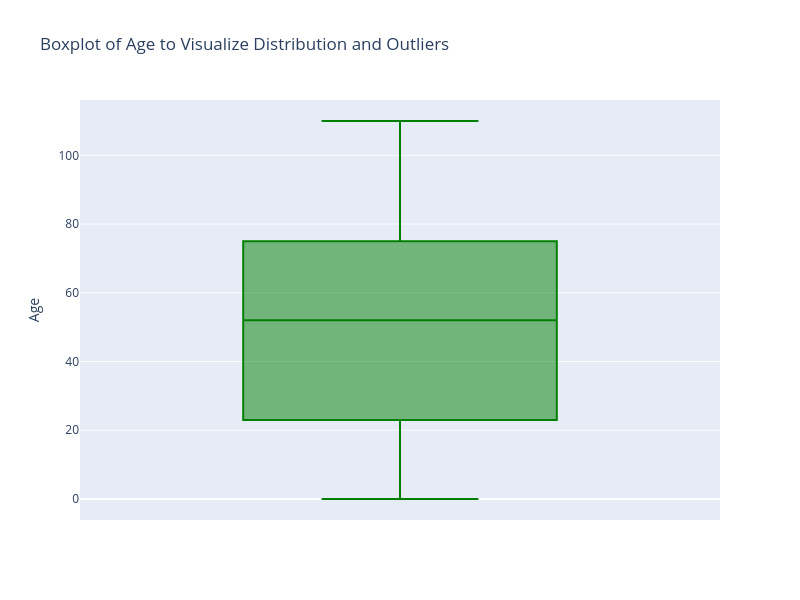
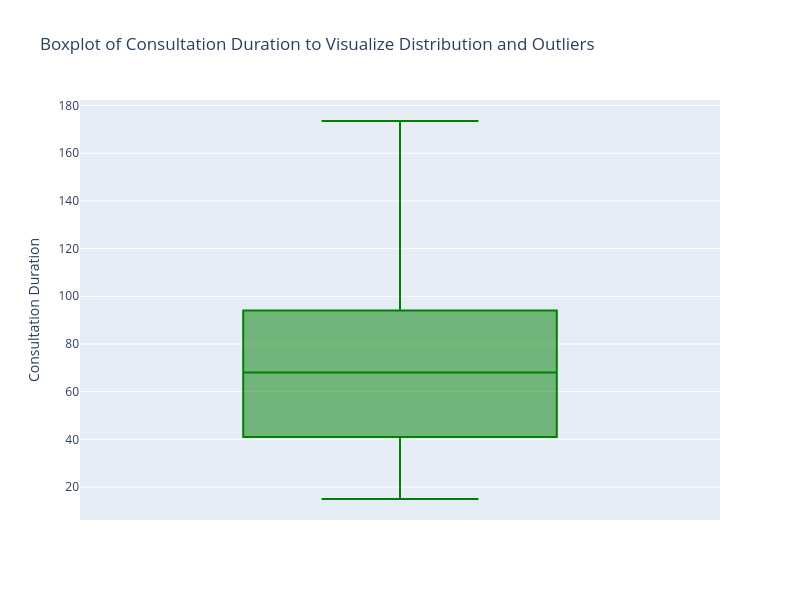
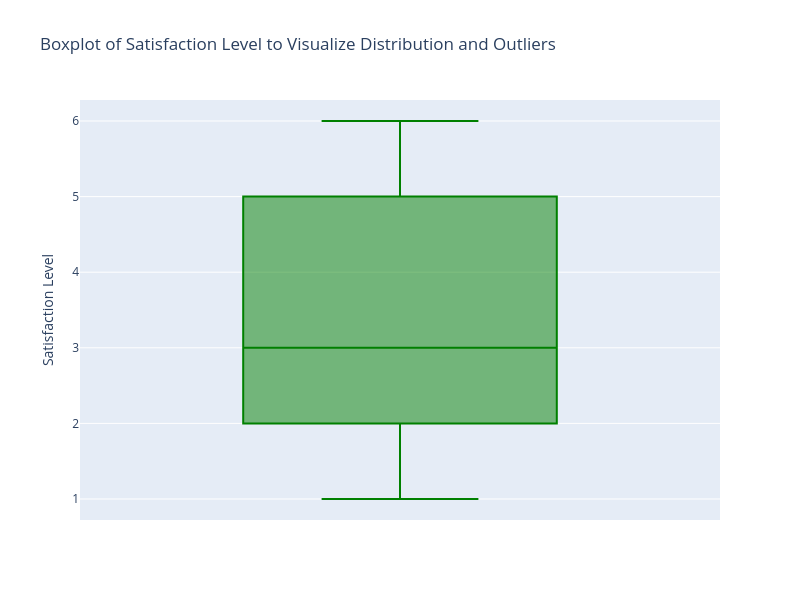
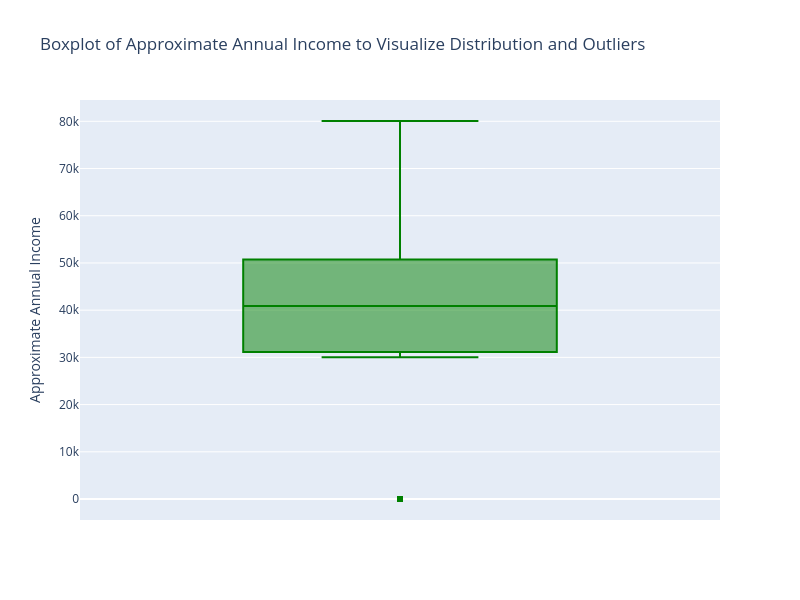

These figures' notebook cell, in order:
### Code cell
import plotly.express as px

# List of numerical columns to visualize
numerical_cols = ['Age', 'Consultation Duration', 'Satisfaction Level', 'Approximate Annual Income', 'Consultation Price', 'Insurance Coverage']

# Loop through each numerical column to create individual boxplots
for col in numerical_cols:
    fig = px.box(df, 
                 y=col,  # Only one column per plot
                 title=f"Boxplot of {col} to Visualize Distribution and Outliers",
                 labels={col: col},  # Labels for the columns
                 color_discrete_sequence=['green'],  # Set the boxplot color to green
                 width=800,  # Width of the plot
                 height=600)  # Height of the plot
    fig.show()

### Figure 1 — Plotly figure (JSON) as saved in the notebook; plotly's stock layout.template omitted (floating-point values rounded to 4 significant figures; data arrays with more than 128 entries replaced by an {"elided": "..."} marker saying what was removed)
{"data": [{"alignmentgroup": "True", "hovertemplate": "Age=%{y}<extra></extra>", "legendgroup": "", "marker": {"color": "green"}, "name": "", "notched": false, "offsetgroup": "", "orientation": "v", "showlegend": false, "type": "box", "x0": " ", "xaxis": "x", "y": {"elided": "10000 int values"}, "y0": " ", "yaxis": "y"}], "layout": {"boxmode": "group", "height": 600, "legend": {"tracegroupgap": 0}, "title": {"text": "Boxplot of Age to Visualize Distribution and Outliers"}, "width": 800, "xaxis": {"anchor": "y", "domain": [0, 1]}, "yaxis": {"anchor": "x", "domain": [0, 1], "title": {"text": "Age"}}}}

### Figure 2 — Plotly figure (JSON) as saved in the notebook; plotly's stock layout.template omitted (floating-point values rounded to 4 significant figures; data arrays with more than 128 entries replaced by an {"elided": "..."} marker saying what was removed)
{"data": [{"alignmentgroup": "True", "hovertemplate": "Consultation Duration=%{y}<extra></extra>", "legendgroup": "", "marker": {"color": "green"}, "name": "", "notched": false, "offsetgroup": "", "orientation": "v", "showlegend": false, "type": "box", "x0": " ", "xaxis": "x", "y": {"elided": "10000 float values"}, "y0": " ", "yaxis": "y"}], "layout": {"boxmode": "group", "height": 600, "legend": {"tracegroupgap": 0}, "title": {"text": "Boxplot of Consultation Duration to Visualize Distribution and Outliers"}, "width": 800, "xaxis": {"anchor": "y", "domain": [0, 1]}, "yaxis": {"anchor": "x", "domain": [0, 1], "title": {"text": "Consultation Duration"}}}}

### Figure 3 — Plotly figure (JSON) as saved in the notebook; plotly's stock layout.template omitted (floating-point values rounded to 4 significant figures; data arrays with more than 128 entries replaced by an {"elided": "..."} marker saying what was removed)
{"data": [{"alignmentgroup": "True", "hovertemplate": "Satisfaction Level=%{y}<extra></extra>", "legendgroup": "", "marker": {"color": "green"}, "name": "", "notched": false, "offsetgroup": "", "orientation": "v", "showlegend": false, "type": "box", "x0": " ", "xaxis": "x", "y": {"elided": "10000 int values"}, "y0": " ", "yaxis": "y"}], "layout": {"boxmode": "group", "height": 600, "legend": {"tracegroupgap": 0}, "title": {"text": "Boxplot of Satisfaction Level to Visualize Distribution and Outliers"}, "width": 800, "xaxis": {"anchor": "y", "domain": [0, 1]}, "yaxis": {"anchor": "x", "domain": [0, 1], "title": {"text": "Satisfaction Level"}}}}

### Figure 4 — Plotly figure (JSON) as saved in the notebook; plotly's stock layout.template omitted (floating-point values rounded to 4 significant figures; data arrays with more than 128 entries replaced by an {"elided": "..."} marker saying what was removed)
{"data": [{"alignmentgroup": "True", "hovertemplate": "Approximate Annual Income=%{y}<extra></extra>", "legendgroup": "", "marker": {"color": "green"}, "name": "", "notched": false, "offsetgroup": "", "orientation": "v", "showlegend": false, "type": "box", "x0": " ", "xaxis": "x", "y": {"elided": "10000 float values"}, "y0": " ", "yaxis": "y"}], "layout": {"boxmode": "group", "height": 600, "legend": {"tracegroupgap": 0}, "title": {"text": "Boxplot of Approximate Annual Income to Visualize Distribution and Outliers"}, "width": 800, "xaxis": {"anchor": "y", "domain": [0, 1]}, "yaxis": {"anchor": "x", "domain": [0, 1], "title": {"text": "Approximate Annual Income"}}}}
